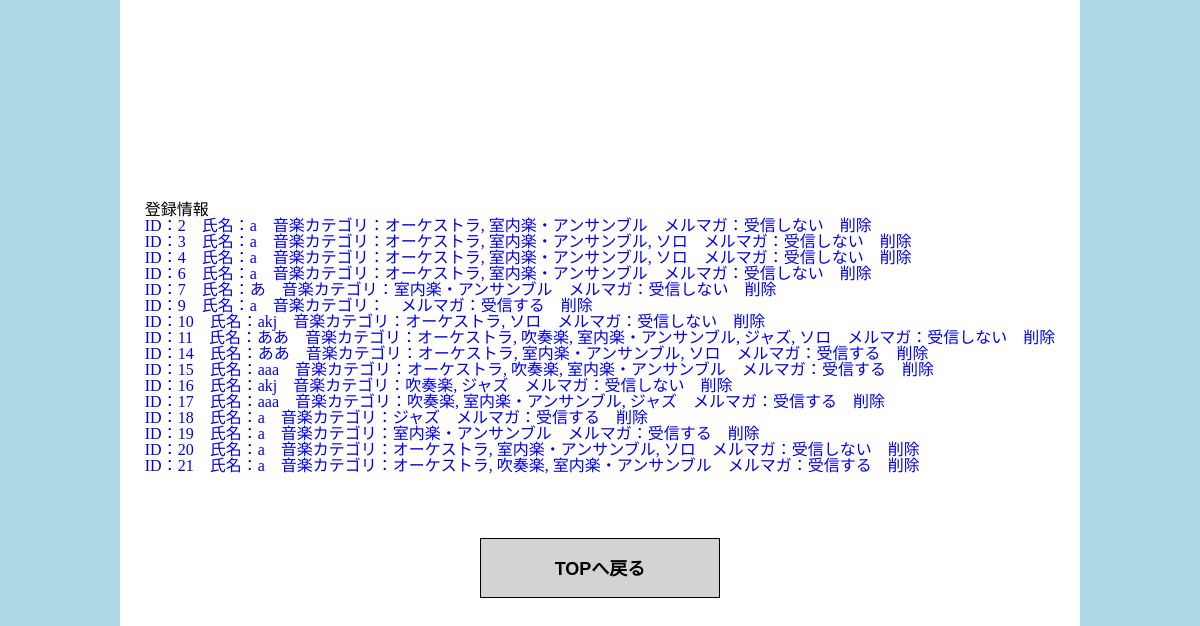
/mypage.php, run on the app's committed database.
### tables this page shows
CREATE TABLE `userdata_table` (
  `id` int NOT NULL,
  `name` varchar(64) NOT NULL,
  `furigana` varchar(64) NOT NULL,
  `email` varchar(128) NOT NULL,
  `music_category` varchar(256) NOT NULL,
  `subscribe_mail` tinyint(1) NOT NULL,
  `date` datetime NOT NULL
);

### includes/_funcs.php (called while the page is built, shortened)
<?php
function htmlSpChar($stg)
{
  return htmlspecialchars($stg, ENT_QUOTES);
}

### public/mypage.php (the view, shortened to what this page needs)
<?php
require_once('../includes/_funcs.php');
$pdo = connectDb();
$stmt = $pdo->prepare("SELECT * FROM userdata_table");
$stmt->execute();
?>
<!DOCTYPE html>
<html lang="ja">
<head>
  <link rel="stylesheet" href="./assets/css/reset.css">
  <link rel="stylesheet" href="./assets/css/style.css">
</head>
<body id="mypage">
  <main class="mypage__wrapper">
    <div class="mypage__container">
    <?php
      if (!$stmt) {
        exit('Database connection failed');
      } else {
        while ($userData = $stmt->fetch(PDO::FETCH_ASSOC)) {
          $content .= '<div class="mypage__outer">';
          $content .= '<a href="./form-edit.php?id=' . $userData['id'] . '">ID：' . htmlSpChar($userData['id']) . '　';
          $content .= '氏名：' . htmlSpChar($userData['name']) . '　';
          $content .= '音楽カテゴリ：' . htmlSpChar($userData['music_category']) . '　';
          $content .= 'メルマガ：' . ($userData['subscribe_mail'] === 1 ? '受信する' : '受信しない') . '</p>';
          $content .= '</a>';
          $content .= '<a href="./form-delete.php?id=' . $userData['id'] . '">削除</a>';
          $content .= '</div>';
        }
      }
    ?>
      <div class="mypage__contents">
        <div class="notation">
          <p>登録情報</p>
        </div>
        <div class="mypage__content"><?= $content ?></div>
      </div>
      <a href="./index.php" class="totop-btn btn">TOPへ戻る</a>
    </div>
  </main>
</body>
</html>

### public/assets/css/style.css (style rules this page uses)
@media screen { * { font-size: 3.7333333333vw; } }
@media screen and (min-width: 960px) { * { font-size: 16px; } }
@media screen { .mypage__outer { display: flex; -moz-column-gap: 1.3333333333vw; column-gap: 1.3333333333vw; } }
@media screen { .btn { margin: 5.3333333333vw auto 0; } }
@media screen { * { text-decoration: none; box-sizing: border-box; } }
@media screen { main { width: 100%; display: flex; flex-direction: column; justify-content: center; align-items: center; } }
@media screen { .btn { color: #000; background-color: lightgrey; display: block; text-align: center; border: 1px solid #000; font-size: 4.2666666667vw; font-family: Arial; font-weight: bold; width: 32vw; height: 8vw; line-height: 8vw; } }
@media screen and (min-width: 960px) { body { background-color: lightblue; } }
@media screen and (min-width: 960px) { main { background-color: #fff; margin: 0 auto; width: 960px; height: 100vh; } }
@media screen and (min-width: 960px) { .btn { font-size: 18px; width: 240px; height: 60px; line-height: 60px; cursor: pointer; } }

### data on the page
userdata_table: id "2", value "氏名：a 音楽カテゴリ：オーケストラ, 室内楽・アンサンブル", subscribe_mail "受信しない"
userdata_table: id "3", value "氏名：a 音楽カテゴリ：オーケストラ, 室内楽・アンサンブル, ソロ", subscribe_mail "受信しない"
userdata_table: id "4", value "氏名：a 音楽カテゴリ：オーケストラ, 室内楽・アンサンブル, ソロ", subscribe_mail "受信しない"
userdata_table: id "6", value "氏名：a 音楽カテゴリ：オーケストラ, 室内楽・アンサンブル", subscribe_mail "受信しない"
userdata_table: id "7", value "氏名：あ 音楽カテゴリ：室内楽・アンサンブル", subscribe_mail "受信しない"
userdata_table: id "9", value "氏名：a 音楽カテゴリ：", subscribe_mail "受信する"
userdata_table: id "10", value "氏名：akj 音楽カテゴリ：オーケストラ, ソロ", subscribe_mail "受信しない"
userdata_table: id "11", value "氏名：ああ 音楽カテゴリ：オーケストラ, 吹奏楽, 室内楽・アンサンブル, ジャズ, ソロ", subscribe_mail "受信しない"
userdata_table: id "14", value "氏名：ああ 音楽カテゴリ：オーケストラ, 室内楽・アンサンブル, ソロ", subscribe_mail "受信する"
userdata_table: id "15", value "氏名：aaa 音楽カテゴリ：オーケストラ, 吹奏楽, 室内楽・アンサンブル", subscribe_mail "受信する"
userdata_table: id "16", value "氏名：akj 音楽カテゴリ：吹奏楽, ジャズ", subscribe_mail "受信しない"
userdata_table: id "17", value "氏名：aaa 音楽カテゴリ：吹奏楽, 室内楽・アンサンブル, ジャズ", subscribe_mail "受信する"
userdata_table: id "18", value "氏名：a 音楽カテゴリ：ジャズ", subscribe_mail "受信する"
userdata_table: id "19", value "氏名：a 音楽カテゴリ：室内楽・アンサンブル", subscribe_mail "受信する"
userdata_table: id "20", value "氏名：a 音楽カテゴリ：オーケストラ, 室内楽・アンサンブル, ソロ", subscribe_mail "受信しない"
userdata_table: id "21", value "氏名：a 音楽カテゴリ：オーケストラ, 吹奏楽, 室内楽・アンサンブル", subscribe_mail "受信する"
